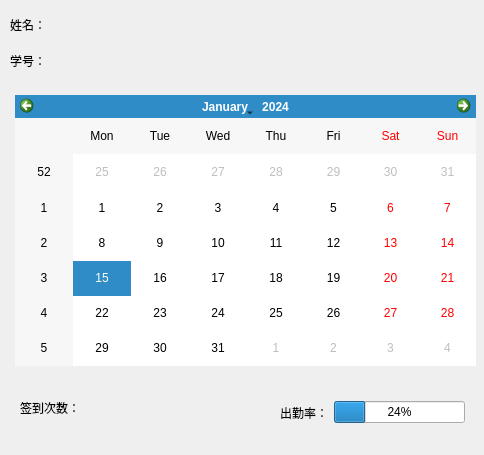
<?xml version="1.0" encoding="UTF-8"?>
<ui version="4.0">
 <class>singalstudent</class>
 <widget class="QWidget" name="singalstudent">
  <property name="geometry">
   <rect>
    <x>0</x>
    <y>0</y>
    <width>484</width>
    <height>455</height>
   </rect>
  </property>
  <property name="windowTitle">
   <string>Form</string>
  </property>
  <property name="styleSheet">
   <string notr="true">
</string>
  </property>
  <widget class="QCalendarWidget" name="calendarWidget">
   <property name="geometry">
    <rect>
     <x>15</x>
     <y>95</y>
     <width>461</width>
     <height>271</height>
    </rect>
   </property>
  </widget>
  <widget class="QLabel" name="labelqiandao">
   <property name="geometry">
    <rect>
     <x>20</x>
     <y>400</y>
     <width>161</width>
     <height>16</height>
    </rect>
   </property>
   <property name="text">
    <string>签到次数：</string>
   </property>
  </widget>
  <widget class="QLabel" name="label">
   <property name="geometry">
    <rect>
     <x>360</x>
     <y>20</y>
     <width>101</width>
     <height>71</height>
    </rect>
   </property>
   <property name="styleSheet">
    <string notr="true">border-image: url(:/t01ea8aaeafab6d1fed.gif);</string>
   </property>
   <property name="text">
    <string/>
   </property>
  </widget>
  <widget class="QWidget" name="layoutWidget">
   <property name="geometry">
    <rect>
     <x>10</x>
     <y>10</y>
     <width>151</width>
     <height>66</height>
    </rect>
   </property>
   <layout class="QVBoxLayout" name="verticalLayout">
    <item>
     <widget class="QLabel" name="labelname">
      <property name="text">
       <string>姓名：</string>
      </property>
     </widget>
    </item>
    <item>
     <widget class="QLabel" name="labesno">
      <property name="text">
       <string>学号：</string>
      </property>
     </widget>
    </item>
   </layout>
  </widget>
  <widget class="QWidget" name="layoutWidget">
   <property name="geometry">
    <rect>
     <x>280</x>
     <y>400</y>
     <width>185</width>
     <height>25</height>
    </rect>
   </property>
   <layout class="QHBoxLayout" name="horizontalLayout">
    <item>
     <widget class="QLabel" name="label_5">
      <property name="text">
       <string>出勤率：</string>
      </property>
     </widget>
    </item>
    <item>
     <widget class="QProgressBar" name="progressBar">
      <property name="value">
       <number>24</number>
      </property>
     </widget>
    </item>
   </layout>
  </widget>
 </widget>
 <resources/>
 <connections/>
</ui>
